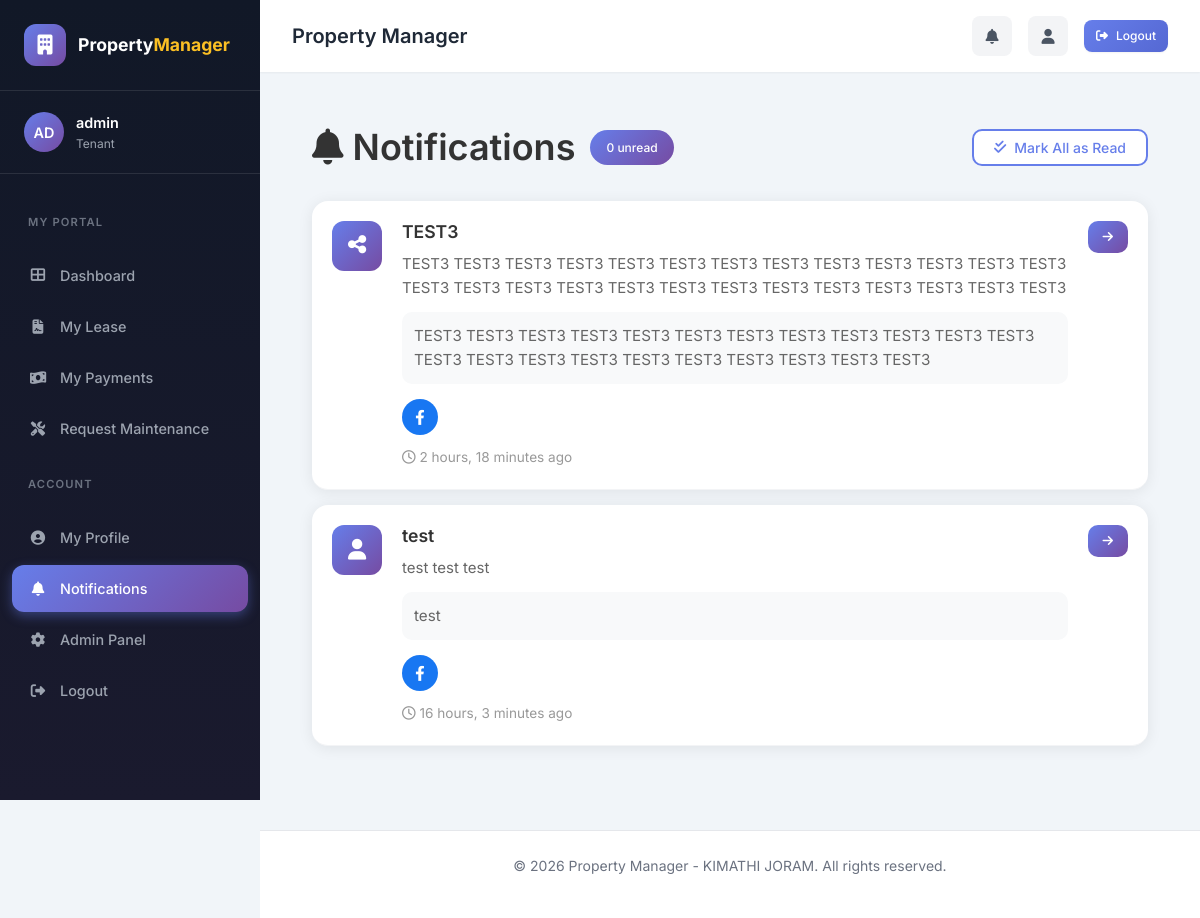
The app's page /notifications/ (signed in) with its own data.
### apartments/models.py (models this page shows, shortened)
class UserProfile(models.Model):
    ROLE_CHOICES = [
        ('admin', 'System Administrator'),
        ('owner', 'Property Owner'),
        ('manager', 'Property Manager'),
        ('accountant', 'Accountant / Finance Officer'),
        ('maintenance', 'Maintenance Staff'),
        ('security', 'Security / Gate Officer'),
        ('tenant', 'Tenant'),
    ]
    user = models.OneToOneField(User, on_delete=models.CASCADE, related_name='profile')
    role = models.CharField(max_length=20, choices=ROLE_CHOICES, default='tenant')
    phone = models.CharField(max_length=20, blank=True)
    national_id = models.CharField(max_length=20, blank=True, help_text="National ID/Passport")
    profile_photo = models.ImageField(upload_to='profiles/', blank=True, null=True)
    date_of_birth = models.DateField(null=True, blank=True)
    address = models.TextField(blank=True)
    city = models.CharField(max_length=100, blank=True)
    county = models.CharField(max_length=100, blank=True)
    postal_code = models.CharField(max_length=20, blank=True)
    kra_pin = models.CharField(max_length=20, blank=True, help_text="KRA PIN (Kenya)")
    years_experience = models.IntegerField(default=0, blank=True)
    company_name = models.CharField(max_length=200, blank=True)
    license_number = models.CharField(max_length=100, blank=True)
    skill_type = models.CharField(max_length=100, blank=True, help_text="For maintenance: Plumber, Electrician, etc.")
    bank_name = models.CharField(max_length=100, blank=True)
    account_number = models.CharField(max_length=50, blank=True)
    bank_branch = models.CharField(max_length=100, blank=True)
    mpesa_paybill = models.CharField(max_length=50, blank=True)
    mpesa_till = models.CharField(max_length=50, blank=True)
    can_add_tenants = models.BooleanField(default=False, help_text="Can add new tenants")
    can_approve_payments = models.BooleanField(default=False, help_text="Can approve payments")
    can_view_reports = models.BooleanField(default=False, help_text="Can view financial reports")
    can_create_lease = models.BooleanField(default=False, help_text="Can create lease agreements")
    can_create_payment = models.BooleanField(default=False, help_text="Can record payments")
    can_create_maintenance = models.BooleanField(default=False, help_text="Can create maintenance requests")
    can_manage_properties = models.BooleanField(default=False, help_text="Can add/edit properties")
    can_manage_apartments = models.BooleanField(default=False, help_text="Can add/edit apartments")
    can_manage_users = models.BooleanField(default=False, help_text="Can manage user accounts")
    can_view_all_payments = models.BooleanField(default=False, help_text="Can view all payment records")
    can_view_all_maintenance = models.BooleanField(default=False, help_text="Can view all maintenance requests")
    assigned_property = models.ForeignKey('Property', on_delete=models.SET_NULL, null=True, blank=True, related_name='assigned_staff')
    availability_status = models.CharField(max_length=20, choices=[
        ('available', 'Available'),
        ('busy', 'Busy'),
        ('off', 'Off Duty'),
    ], default='available')
    shift = models.CharField(max_length=20, choices=[
        ('day', 'Day'),
        ('night', 'Night'),
    ], blank=True)
    supervisor_name = models.CharField(max_length=200, blank=True)
    assigned_gate = models.CharField(max_length=50, blank=True)
    emergency_contact_name = models.CharField(max_length=200, blank=True)
    emergency_contact_phone = models.CharField(max_length=20, blank=True)
    emergency_contact_relation = models.CharField(max_length=50, blank=True)
    created_at = models.DateTimeField(auto_now_add=True)
    updated_at = models.DateTimeField(auto_now=True)

class Notification(models.Model):
    NOTIFICATION_TYPES = [
        ('payment', 'Payment'),
        ('lease', 'Lease'),
        ('maintenance', 'Maintenance'),
        ('expense', 'Expense'),
        ('tenant', 'Tenant'),
        ('system', 'System'),
        ('announcement', 'Announcement'),
        ('social', 'Social Media'),
    ]
    TARGET_AUDIENCE = [
        ('all', 'All Users'),
        ('tenants', 'Tenants Only'),
        ('owners', 'Property Owners'),
        ('staff', 'Staff Members'),
        ('specific', 'Specific User'),
    ]
    recipient = models.ForeignKey(User, on_delete=models.CASCADE, related_name='notifications', null=True, blank=True)
    recipient_username = models.CharField(max_length=150, blank=True, help_text="Username if target is specific user")
    notification_type = models.CharField(max_length=20, choices=NOTIFICATION_TYPES)
    target_audience = models.CharField(max_length=20, choices=TARGET_AUDIENCE, default='all')
    title = models.CharField(max_length=200)
    message = models.TextField()
    description = models.TextField(blank=True, help_text="Detailed description")
    link = models.CharField(max_length=500, blank=True, help_text="Main link (e.g., Google form)")
    image_url = models.URLField(max_length=500, blank=True, help_text="Image URL (e.g., from GitHub)")
    social_links = models.JSONField(default=dict, blank=True, help_text="Social media links as JSON: {'facebook': 'url', 'twitter': 'url', 'instagram': 'url', 'linkedin': 'url', 'youtube': 'url', 'tiktok': 'url', 'whatsapp': 'url'}")
    is_read = models.BooleanField(default=False)
    created_at = models.DateTimeField(auto_now_add=True)
    class Meta:
        ordering = ['-created_at']
        indexes = [
            models.Index(fields=['recipient', 'is_read', '-created_at']),
        ]

### apartments/views.py (the view, shortened to what this page needs)
# urls.py: path('notifications/', views.notifications_list, name='notifications_list'),
@login_required
def notifications_list(request):
    notifications = Notification.objects.filter(
        models.Q(recipient=request.user) | models.Q(recipient=None, target_audience='all') | models.Q(recipient=None, target_audience='tenants') | models.Q(recipient=None, target_audience='owners') | models.Q(recipient=None, target_audience='staff')
    )
    user_notifications = []
    try:
        profile = request.user.profile
        user_role = profile.role if profile else None
        for notif in notifications:
            if notif.recipient is not None and notif.recipient == request.user:
                user_notifications.append(notif)
    except:
        user_notifications = Notification.objects.filter(recipient=None)
    notifications = list(set(user_notifications))
    notifications.sort(key=lambda x: x.created_at, reverse=True)
    unread_count = sum(1 for n in notifications if not n.is_read)
    if request.method == 'POST' and 'mark_all_read' in request.POST:
        for notif in notifications:
            if not notif.is_read:
                notif.is_read = True
                notif.save()
        messages.success(request, 'All notifications marked as read')
    context = {
        'notifications': notifications[:50],
        'unread_count': unread_count,
    }
    return render(request, 'apartments/notifications.html', context)

### templates/apartments/notifications.html (shortened to what this page needs)
{% extends 'base.html' %}
{% block content %}
<div class="notifications-container">
    <div class="page-header">
        <div class="header-content">
            <h1><i class="fas fa-bell"></i> Notifications</h1>
            <span class="badge badge-primary">{{ unread_count }} unread</span>
        </div>
        {% if notifications %}
        <form method="post" class="mark-all-form">
            <button type="submit" name="mark_all_read" class="btn btn-outline">
                <i class="fas fa-check-double"></i> Mark All as Read
            </button>
        </form>
        {% endif %}
    </div>
    {% if notifications %}
    <div class="notifications-list">
        {% for notification in notifications %}
        <div class="notification-item {% if not notification.is_read %}unread{% endif %}">
            <div class="notification-icon">
                {% if notification.notification_type == 'payment' %}
                <i class="fas fa-money-bill-wave"></i>
                {% elif notification.notification_type == 'lease' %}
                <i class="fas fa-file-contract"></i>
                {% elif notification.notification_type == 'maintenance' %}
                <i class="fas fa-tools"></i>
                {% elif notification.notification_type == 'expense' %}
                <i class="fas fa-receipt"></i>
                {% elif notification.notification_type == 'tenant' %}
                <i class="fas fa-user"></i>
                {% elif notification.notification_type == 'announcement' %}
                <i class="fas fa-bullhorn"></i>
                {% elif notification.notification_type == 'social' %}
                <i class="fas fa-share-alt"></i>
                {% else %}
                <i class="fas fa-info-circle"></i>
                {% endif %}
            </div>
            <div class="notification-content">
                <h4>{{ notification.title }}</h4>
                <p>{{ notification.message }}</p>
                {% if notification.description %}
                <div class="notification-description">
                    {{ notification.description|linebreaks }}
                </div>
                {% endif %}
                {% if notification.social_links %}
                <div class="notification-social">
                    {% if notification.social_links.facebook %}
                    <a href="{{ notification.social_links.facebook }}" target="_blank" class="social-icon" title="Facebook" style="background: #1877f2;">
                        <i class="fab fa-facebook-f"></i>
                    </a>
                    {% endif %}
                </div>
                {% endif %}
                <span class="notification-time">
                    <i class="far fa-clock"></i> {{ notification.created_at|timesince }} ago
                </span>
            </div>
            <div class="notification-actions">
                {% if notification.link %}
                <a href="{% url 'notification_mark_read' notification.pk %}" class="btn btn-sm">
                    <i class="fas fa-arrow-right"></i>
                </a>
                {% endif %}
            </div>
        </div>
        {% endfor %}
    </div>
    {% else %}
    <div class="empty-state">
        <i class="fas fa-bell-slash"></i>
        <h3>No Notifications</h3>
        <p>You're all caught up! Check back later for updates.</p>
    </div>
    {% endif %}
</div>
{% endblock %}

### templates/base.html (shortened to what this page needs)
{% load static %}
    <!DOCTYPE html>
<html lang="en">
<head>
    <link rel="stylesheet" href="https://cdnjs.cloudflare.com/ajax/libs/font-awesome/6.4.0/css/all.min.css">
    <link rel="stylesheet" href="{% static 'style.css' %}">
</head>
<body class="{% block body_class %}{% endblock %}" oncontextmenu="return {% if user.is_staff or user.is_superuser %}true{% else %}false{% endif %};" onselectstart="return {% if user.is_staff or user.is_superuser %}true{% else %}false{% endif %};" oncopy="return {% if user.is_staff or user.is_superuser %}true{% else %}false{% endif %};" style="">
    <div class="app-container">
        {% if user.is_authenticated %}
        <aside class="sidebar">
            <div class="sidebar-header">
                <a href="{% url 'dashboard' %}" class="logo">
                    <div class="logo-icon">
                        <i class="fas fa-building"></i>
                    </div>
                    <div class="logo-text">Property<span>Manager</span></div>
                </a>
            </div>
            <div class="sidebar-user">
                <div class="user-avatar">{% if user.get_initials %}{{ user.get_initials }}{% else %}{{ user.username|slice:"2"|upper }}{% endif %}</div>
                <div class="user-info">
                    <div class="user-name">{{ user.get_full_name|default:user.username }}</div>
                    <div class="user-role">{% if user.profile %}{{ user.profile.get_role_display }}{% else %}User{% endif %}</div>
                </div>
            </div>
            <nav class="nav-menu">
                {% if user.profile.role == 'tenant' %}
                <div class="nav-section">
                    <div class="nav-section-title">My Portal</div>
                </div>
                <div class="nav-item">
                    <a href="{% url 'dashboard' %}" class="nav-link {% if request.path == '/' %}active{% endif %}">
                        <i class="fas fa-th-large"></i>
                        <span>Dashboard</span>
                    </a>
                </div>
                <div class="nav-item">
                    <a href="{% url 'lease_list' %}" class="nav-link {% if '/leases' in request.path %}active{% endif %}">
                        <i class="fas fa-file-contract"></i>
                        <span>My Lease</span>
                    </a>
                </div>
                <div class="nav-item">
                    <a href="{% url 'payment_list' %}" class="nav-link {% if '/payments' in request.path %}active{% endif %}">
                        <i class="fas fa-money-bill-wave"></i>
                        <span>My Payments</span>
                    </a>
                </div>
                <div class="nav-item">
                    <a href="{% url 'maintenance_list' %}" class="nav-link {% if '/maintenance' in request.path %}active{% endif %}">
                        <i class="fas fa-tools"></i>
                        <span>Request Maintenance</span>
                    </a>
                </div>
                {% endif %}
                <div class="nav-section">
                    <div class="nav-section-title">Account</div>
                </div>
                <div class="nav-item">
                    <a href="{% url 'profile' %}" class="nav-link {% if '/profile' in request.path %}active{% endif %}">
                        <i class="fas fa-user-circle"></i>
                        <span>My Profile</span>
                    </a>
                </div>
                <div class="nav-item">
                    <a href="{% url 'notifications_list' %}" class="nav-link {% if '/notifications' in request.path %}active{% endif %}">
                        <i class="fas fa-bell"></i>
                        <span>Notifications</span>
                    </a>
                </div>
                {% if user.is_staff %}
                <div class="nav-item">
                    <a href="{% url 'admin:index' %}" target="_blank" class="nav-link">
                        <i class="fas fa-cog"></i>
                        <span>Admin Panel</span>
                    </a>
                </div>
                {% endif %}
                <div class="nav-item">
                    <a href="{% url 'logout' %}" class="nav-link">
                        <i class="fas fa-sign-out-alt"></i>
                        <span>Logout</span>
                    </a>
                </div>
            </nav>
        </aside>
        {% endif %}
        <main class="main-content">
            <header class="top-header">
                <h1 class="page-title">
                    {% if request.path == '/' %}Dashboard{% elif '/properties' in request.path %}Properties{% elif '/apartments' in request.path %}Apartments{% elif '/tenants' in request.path %}Tenants{% elif '/leases' in request.path %}Leases{% elif '/payments' in request.path %}Payments{% elif '/expenses' in request.path %}Expenses{% elif '/maintenance' in request.path %}Maintenance{% elif '/gis' in request.path %}GIS Map{% elif '/reports' in request.path %}Reports{% else %}Property Manager{% endif %}
                </h1>
                <div class="header-actions">
                    <a href="{% url 'notifications_list' %}" class="header-btn">
                        <i class="fas fa-bell"></i>
                    </a>
                    <a href="{% url 'profile' %}" class="header-btn">
                        <i class="fas fa-user"></i>
                    </a>
                    <a href="{% url 'logout' %}" class="btn btn-primary btn-sm">
                        <i class="fas fa-sign-out-alt"></i> Logout
                    </a>
                </div>
            </header>
            <div class="container">
                {% block content %}{% endblock %}
            </div>
            <footer class="footer">
                <p>&copy; 2026 Property Manager - KIMATHI JORAM. All rights reserved.</p>
            </footer>
        </main>
    </div>
</body>
</html>

### records on screen
Notification: notification_type "social" (drawn), title "TEST3", message "TEST3 TEST3 TEST3 TEST3 TEST3 TEST3 TEST3 TEST3 TEST3 TEST3 TEST3 TEST3 TEST3 TEST3 TEST3 TEST3 TEST3 TEST3 TEST3 TEST3 TEST3 TEST3 TEST3 TEST3 TEST3 TEST3", description "TEST3 TEST3 TEST3 TEST3 TEST3 TEST3 TEST3 TEST3 TEST3 TEST3 TEST3 TEST3 TEST3 TEST3 TEST3 TEST3 TEST3 TEST3 TEST3 TEST3 TEST3 TEST3", created_at "2 hours, 18 minutes"
Notification: notification_type "tenant" (drawn), title "test", message "test test test", description "test", created_at "16 hours, 3 minutes"

### other values on screen
{{ user.username|slice:"2"|upper }} "AD"
{{ user.get_full_name|default:user.username }} "admin"
{{ user.profile.get_role_display }} "Tenant"
{{ unread_count }} "0"
